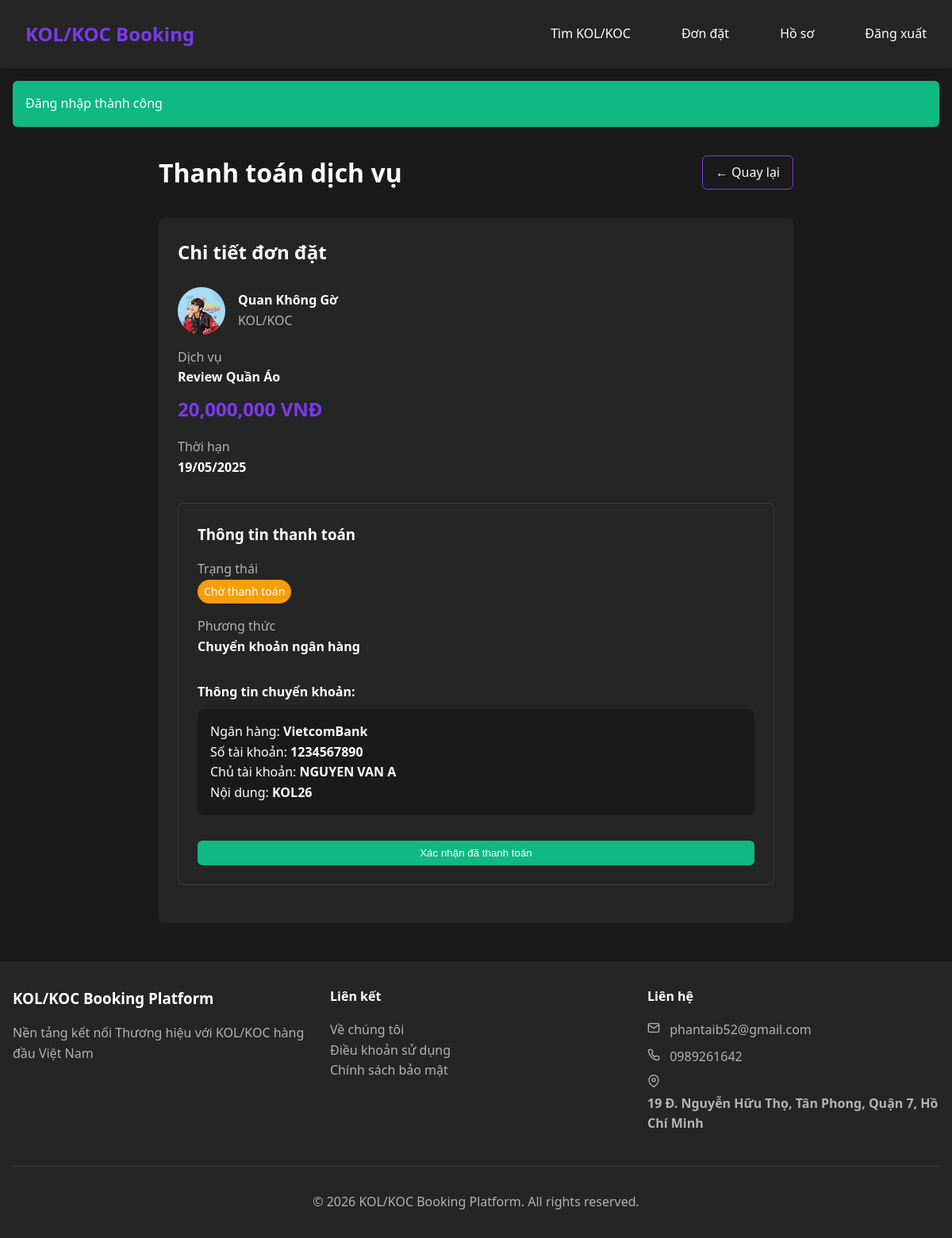
Page /view/payment.php?booking_id=26 (signed in) on the committed database.
### tables this page shows
CREATE TABLE `profiles` (
  `user_id` int(10) UNSIGNED NOT NULL,
  `name` varchar(100) NOT NULL,
  `avatar` varchar(255) DEFAULT NULL,
  `bio` text DEFAULT NULL,
  `industry` varchar(100) DEFAULT NULL,
  `social_links` varchar(255) DEFAULT NULL,
  `followers` int(11) DEFAULT NULL
);

CREATE TABLE `bookings` (
  `id` int(10) UNSIGNED NOT NULL AUTO_INCREMENT,
  `brand_id` int(10) UNSIGNED NOT NULL,
  `kol_koc_id` int(10) UNSIGNED NOT NULL,
  `service_id` int(10) UNSIGNED NOT NULL,
  `status` enum('pending','accepted','declined','completed','cancelled') NOT NULL DEFAULT 'pending',
  `created_at` timestamp NOT NULL DEFAULT current_timestamp(),
  `payment_status` enum('pending','paid','failed') NOT NULL DEFAULT 'pending',
  `deadline` date NOT NULL,
  `posts` int(11) NOT NULL,
  PRIMARY KEY (`id`)
);

CREATE TABLE `services` (
  `id` int(10) UNSIGNED NOT NULL,
  `user_id` int(10) UNSIGNED NOT NULL,
  `name` varchar(100) NOT NULL,
  `rate` decimal(10,2) NOT NULL DEFAULT 0.00,
  `description` text NOT NULL
);

CREATE TABLE `settings` (
  `id` varchar(50) NOT NULL,
  `name` varchar(100) NOT NULL,
  `value` text DEFAULT NULL,
  `type` enum('text','image','json') NOT NULL DEFAULT 'text',
  `created_at` timestamp NOT NULL DEFAULT current_timestamp(),
  `updated_at` timestamp NOT NULL DEFAULT current_timestamp() ON UPDATE current_timestamp()
);

### includes/Database.php (called while the page is built, shortened)
<?php
class Database {
    private static $instance = null;
    private $connection;
    private function __construct() {
        try {
            $this->connection = new PDO(
                "mysql:host=" . DB_HOST . ";dbname=" . DB_NAME . ";charset=utf8mb4",
                DB_USER,
                DB_PASS,
                [
                    PDO::ATTR_ERRMODE => PDO::ERRMODE_EXCEPTION,
                    PDO::ATTR_DEFAULT_FETCH_MODE => PDO::FETCH_ASSOC,
                    PDO::ATTR_EMULATE_PREPARES => false
                ]
            );
        } catch (PDOException $e) {
            die("Connection failed: " . $e->getMessage());
        }
    }
    public static function getInstance() {
        if (self::$instance === null) {
            self::$instance = new self();
        }
        return self::$instance;
    }
    public function prepare($sql) {
        return $this->connection->prepare($sql);
    }
    public function query($sql) {
        return $this->connection->query($sql);
    }
}

### models/Booking.php (called while the page is built, shortened)
<?php
require_once __DIR__ . '/../includes/Database.php';
class Booking {
    private $db;
    public function __construct() {
        $this->db = Database::getInstance();
    }
    public function getById($bookingId) {
        $sql = "SELECT b.*,
                s.name as service_name, s.rate as service_price,
                bp.name as brand_name, bp.avatar as brand_avatar,
                kp.name as kol_koc_name, kp.avatar as kol_koc_avatar,
                p.status as payment_status, p.amount as payment_amount
                FROM bookings b
                JOIN services s ON b.service_id = s.id
                JOIN users bu ON b.brand_id = bu.id
                JOIN profiles bp ON bu.id = bp.user_id
                JOIN users ku ON b.kol_koc_id = ku.id
                JOIN profiles kp ON ku.id = kp.user_id
                LEFT JOIN payments p ON b.id = p.booking_id
                WHERE b.id = ?";
        $stmt = $this->db->prepare($sql);
        $stmt->execute([$bookingId]);
        return $stmt->fetch();
    }
}

### models/Payment.php (called while the page is built, shortened)
<?php
require_once __DIR__ . '/../includes/Database.php';
class Payment {
    private $db;
    public function __construct() {
        $this->db = Database::getInstance();
    }
    public function getByBookingId($bookingId) {
        $stmt = $this->db->prepare(
            "SELECT * FROM payments WHERE booking_id = ?"
        );
        $stmt->execute([$bookingId]);
        return $stmt->fetch();
    }
}

### models/Settings.php (called while the page is built, shortened)
<?php
require_once __DIR__ . '/../includes/Database.php';
class Settings {
    private static $db;
    private static $instance = null;
    private function __construct() {
        self::$db = Database::getInstance();
        self::$db->query("CREATE TABLE IF NOT EXISTS settings (
            id VARCHAR(50) PRIMARY KEY,
            name VARCHAR(100) NOT NULL,
            value TEXT,
            type ENUM('text', 'image', 'json') NOT NULL DEFAULT 'text',
            created_at TIMESTAMP DEFAULT CURRENT_TIMESTAMP,
            updated_at TIMESTAMP DEFAULT CURRENT_TIMESTAMP ON UPDATE CURRENT_TIMESTAMP
        )");
        $defaultSettings = [
            'homepage_background' => ['Homepage Background Image', '', 'image'],
            'contact_email' => ['Contact Email', '', 'text'],
            'contact_phone' => ['Contact Phone', '', 'text'],
            'contact_address' => ['Contact Address', '', 'text'],
            'pinned_kols' => ['Pinned KOLs', '[]', 'json'],
            'blog_content' => ['Blog Content', '', 'text']
        ];
        foreach ($defaultSettings as $id => [$name, $value, $type]) {
            $stmt = self::$db->prepare("INSERT IGNORE INTO settings (id, name, value, type) VALUES (?, ?, ?, ?)");
            $stmt->execute([$id, $name, $value, $type]);
        }
    }
    public static function getInstance() {
        if (self::$instance === null) {
            self::$instance = new Settings();
        }
        return self::$instance;
    }
    public static function get($id) {
        self::getInstance();
        $stmt = self::$db->prepare("SELECT * FROM settings WHERE id = ?");
        $stmt->execute([$id]);
        $setting = $stmt->fetch();
        return $setting ? $setting['value'] : null;
    }
}
?>

### view/payment.php (the view, shortened to what this page needs)
<?php
require_once '../includes/Util.php';
require_once '../models/Payment.php';
require_once '../models/Booking.php';
$db = Database::getInstance();
$bookingId = filter_var($_GET['booking_id'] ?? 0, FILTER_VALIDATE_INT);
$bookingModel = new Booking();
$booking = $bookingModel->getById($bookingId);
$sql = "SELECT p.avatar, p.name
        FROM profiles p
        WHERE p.user_id = ?";
$stmt = $db->prepare($sql);
$stmt->execute([$booking['kol_koc_id']]);
$kolUser = $stmt->fetch();
$avatarUrl = $kolUser['avatar']
    ? '../Uploads/avatars/' . $kolUser['avatar']
    : '../assets/images/default-avatar.png';
$paymentModel = new Payment();
$payment = $paymentModel->getByBookingId($bookingId);
require_once '../includes/header.php';
?>
<link rel="stylesheet" href="../assets/css/payment.css">
<div class="payment-container">
    <div class="page-header">
        <h1>Thanh toán dịch vụ</h1>
        <a href="bookings.php" class="btn back-btn">
            ← Quay lại
        </a>
    </div>
    <div class="card">
        <div class="card-body">
            <h2 style="margin-bottom: 1.5rem;">Chi tiết đơn đặt</h2>
            <div class="grid">
                <div class="profile">
                    <img src="<?= htmlspecialchars($avatarUrl) ?>"
                         alt="<?= htmlspecialchars($kolUser['name'] ?? 'KOL') ?>"
                         class="avatar">
                    <div class="profile-info">
                        <div><?= htmlspecialchars($kolUser['name'] ?? 'KOL') ?></div>
                        <div>KOL/KOC</div>
                    </div>
                </div>
                <div>
                    <div class="service-title">Dịch vụ</div>
                    <div class="service-name"><?= htmlspecialchars($booking['service_name']) ?></div>
                    <div class="service-price">
                        <?= number_format($booking['service_price']) ?> VNĐ
                    </div>
                </div>
                <div>
                    <div class="deadline-title">Thời hạn</div>
                    <div class="deadline-date"><?= date_format(date_create($booking['deadline']), 'd/m/Y') ?></div>
                </div>
            </div>
            <?php if ($payment): ?>
                <div class="payment-info">
                    <h3 style="margin-bottom: 1rem;">Thông tin thanh toán</h3>
                    <div class="grid">
                        <div>
                            <div class="service-title">Trạng thái</div>
                            <div class="payment-status <?php
                                switch($payment['status']) {
                                    case 'pending':
                                        echo 'status-pending';
                                        break;
                                }
                                ?>">
                                <?php
                                switch($payment['status']) {
                                    case 'pending':
                                        echo 'Chờ thanh toán';
                                        break;
                                }
                                ?>
                            </div>
                        </div>
                        <div>
                            <div class="service-title">Phương thức</div>
                            <div class="payment-method">
                                <?php
                                switch($payment['payment_method']) {
                                    case 'bank_transfer':
                                        echo 'Chuyển khoản ngân hàng';
                                        break;
                                }
                                ?>
                            </div>
                        </div>
                        <?php if ($payment['status'] === 'pending'): ?>
                            <?php if ($payment['payment_method'] === 'bank_transfer'): ?>
                                <div style="margin-top: 1rem;">
                                    <div class="bank-info">
                                        Thông tin chuyển khoản:
                                    </div>
                                    <div class="bank-details">
                                        <p>Ngân hàng: <strong>VietcomBank</strong></p>
                                        <p>Số tài khoản: <strong>1234567890</strong></p>
                                        <p>Chủ tài khoản: <strong>NGUYEN VAN A</strong></p>
                                        <p>Nội dung: <strong>KOL<?= $bookingId ?></strong></p>
                                    </div>
                                </div>
                            <?php endif; ?>
                        <?php endif; ?>
                    </div>
                    <?php if ($booking['status'] === 'completed' && $payment['status'] === 'pending'): ?>
                        <form method="POST" action="">
                            <button type="submit" class="btn full-width-btn" style="background-color: var(--success-color);">
                                Xác nhận đã thanh toán
                            </button>
                        </form>
                    <?php endif; ?>
                </div>
            <?php endif; ?>
        </div>
    </div>
</div>
<?php require_once '../includes/footer.php'; ?>

### includes/footer.php (shortened to what this page needs)
<?php
require_once __DIR__ . '/../models/Settings.php';
?>
</main>
    <footer>
        <div class="container">
            <div class="footer-grid">
                <div>
                    <h3 class="footer-heading">KOL/KOC Booking Platform</h3>
                    <p>Nền tảng kết nối Thương hiệu với KOL/KOC hàng đầu Việt Nam</p>
                </div>
                <div>
                    <h4 class="footer-heading">Liên kết</h4>
                    <ul class="footer-list">
                        <li><a href="../view/about.php" class="footer-link">Về chúng tôi</a></li>
                        <li><a href="../view/terms.php" class="footer-link">Điều khoản sử dụng</a></li>
                        <li><a href="../view/privacy.php" class="footer-link">Chính sách bảo mật</a></li>
                    </ul>
                </div>
                <div>
                    <h4 class="footer-heading">Liên hệ</h4>
                    <ul class="footer-list">
                        <?php if ($email = Settings::get('contact_email')): ?>
                            <li class="contact-item">
                                <?= htmlspecialchars($email) ?>
                            </li>
                        <?php endif; ?>
                        <?php if ($phone = Settings::get('contact_phone')): ?>
                            <li class="contact-item">
                                <?= htmlspecialchars($phone) ?>
                            </li>
                        <?php endif; ?>
                        <?php if ($address = Settings::get('contact_address')): ?>
                            <li class="contact-item">
                                <svg xmlns="http://www.w3.org/2000/svg" width="16" height="16" viewBox="0 0 24 24" fill="none" stroke="currentColor" stroke-width="2" stroke-linecap="round" stroke-linejoin="round" class="contact-icon">
                                    <path d="M21 10c0 7-9 13-9 13s-9-6-9-13a9 9 0 0 1 18 0z"></path>
                                    <circle cx="12" cy="10" r="3"></circle>
                                </svg>
                                <span><?= htmlspecialchars_decode($address) ?></span>
                            </li>
                        <?php endif; ?>
                    </ul>
                </div>
            </div>
            <div class="footer-divider">
                <p>© <?= date('Y') ?> KOL/KOC Booking Platform. All rights reserved.</p>
            </div>
        </div>
    </footer>
</body>
</html>

### assets/css/payment.css (style rules this page uses)
.payment-container { max-width: 800px; margin: 2rem auto; }
.page-header { display: flex; justify-content: space-between; align-items: center; margin-bottom: 2rem; }
.back-btn { background-color: transparent; border: 1px solid var(--accent-color); }
.card { background-color: var(--bg-secondary); border-radius: 0.5rem; overflow: hidden; }
.card-body { padding: 1.5rem; }
.grid { display: grid; gap: 1rem; margin-bottom: 2rem; }
.profile { display: flex; align-items: center; gap: 1rem; }
.avatar { width: 60px; height: 60px; border-radius: 50%; object-fit: cover; }
.profile-info div:first-child { font-weight: bold; }
.profile-info div:last-child { color: var(--text-secondary); }
.service-title { color: var(--text-secondary); }
.service-name { font-weight: bold; }
.service-price { margin-top: 0.5rem; font-size: 1.5rem; font-weight: bold; color: var(--accent-color); }
.deadline-title { color: var(--text-secondary); }
.deadline-date { font-weight: bold; }
.payment-info { border: 1px solid var(--border-color); border-radius: 0.5rem; padding: 1.5rem; margin-bottom: 1.5rem; }
.payment-info h3 { margin-bottom: 1rem; }
.payment-status { display: inline-block; padding: 0.25rem 0.5rem; border-radius: 1rem; font-size: 0.875rem; }
.status-pending { background-color: #f59e0b; color: white; }
.payment-method { font-weight: bold; }
.bank-info { font-weight: bold; margin-bottom: 0.5rem; }
.bank-details { background-color: var(--bg-primary); padding: 1rem; border-radius: 0.5rem; }
.full-width-btn { width: 100%; }

### includes/header.php (style rules this page uses)
:root { --bg-primary: #1a1a1a; --bg-secondary: #252525; --text-primary: #ffffff; --text-secondary: #b3b3b3; --accent-color: #7c3aed; --accent-hover: #6d28d9; --error-color: #ef4444; --success-color: #10b981; --border-color: #404040; }
* { margin: 0; padding: 0; box-sizing: border-box; }
body { font-family: 'Segoe UI', system-ui, sans-serif; background-color: var(--bg-primary); color: var(--text-primary); line-height: 1.6; }
.container { max-width: 1200px; margin: 0 auto; padding: 0 1rem; }
.btn { display: inline-block; padding: 0.5rem 1rem; border-radius: 0.375rem; background-color: var(--accent-color); color: white; text-decoration: none; border: none; cursor: pointer; transition: background-color 0.3s ease; }

### includes/footer.php (style rules this page uses)
footer { background-color: var(--bg-secondary); padding: 2rem 0; margin-top: 3rem; color: var(--text-secondary); }
.footer-grid { display: grid; grid-template-columns: repeat(auto-fit, minmax(250px, 1fr)); gap: 2rem; }
.footer-heading { color: var(--text-primary); margin-bottom: 1rem; }
.footer-list { list-style: none; }
.footer-link { color: var(--text-secondary); text-decoration: none; }
.contact-item { margin-bottom: 0.5rem; }
.contact-icon { display: inline; margin-right: 0.5rem; }
.footer-divider { margin-top: 2rem; padding-top: 2rem; border-top: 1px solid var(--border-color); text-align: center; }

### rows in the picture
profiles: avatar (picture), name "Quan Không Gờ"
bookings: service.name "Review Quần Áo", service.rate "20,000,000", deadline "19/05/2025"
settings: value "phantaib52@gmail.com"
settings: value "0989261642"
settings: value "19 Đ. Nguyễn Hữu Thọ, Tân Phong, Quận 7, Hồ Chí Minh"

### other values in the picture
$flash['message'] "Đăng nhập thành công"
$bookingId "26"
